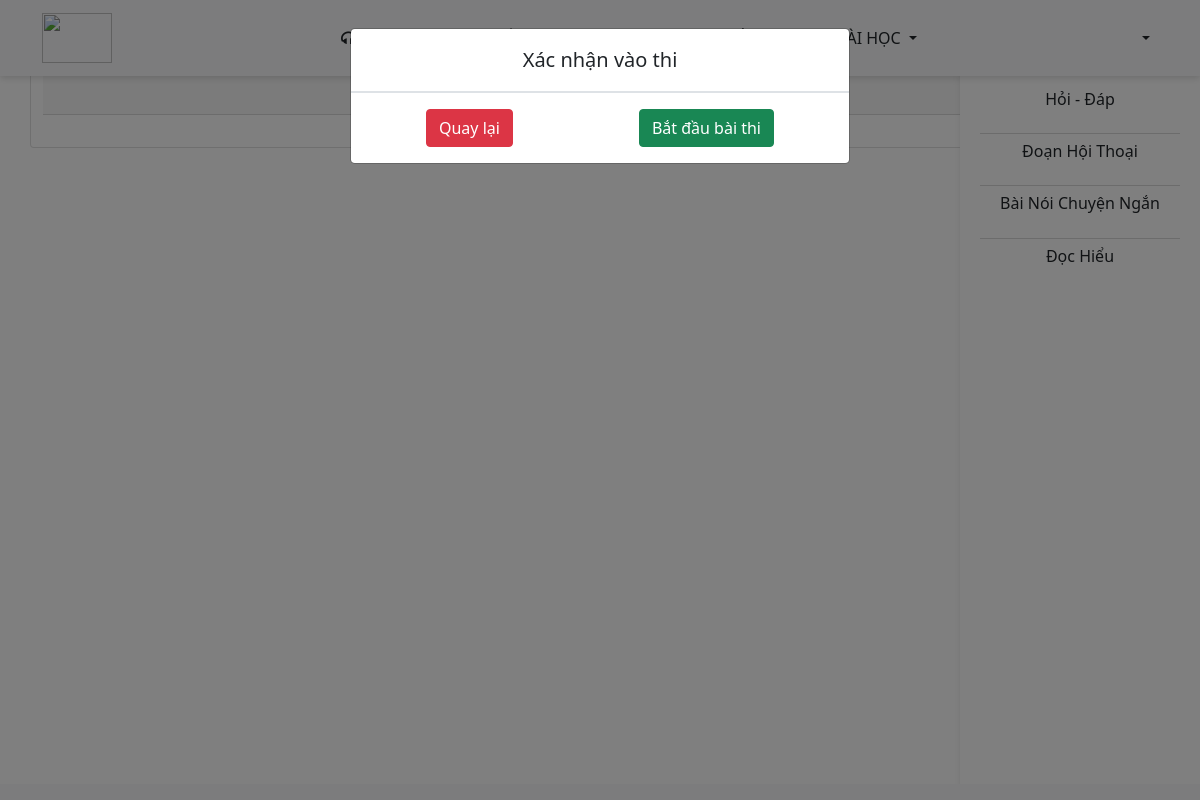
Page /user/exam.php on the committed database.
### tables this page shows
CREATE TABLE `category_question` (
  `id_categoryquestion` int(11) NOT NULL,
  `name_categoryquestion` text NOT NULL,
  `description` text NOT NULL
);

### user/exam.php (the view, shortened to what this page needs)
<!DOCTYPE html>
<html lang="en">
<head>
    <link rel="stylesheet" href="https://cdnjs.cloudflare.com/ajax/libs/font-awesome/4.7.0/css/font-awesome.min.css" />
    <link href="../resources/css/album.css" rel="stylesheet">
    <link rel="stylesheet" href="https://cdn.jsdelivr.net/npm/bootstrap@4.0.0/dist/css/bootstrap.min.css">
    <link href="../resources/css/countdown.css" rel="stylesheet">
</head>
<body data-mdb-spy="scroll" data-mdb-target="#scrollspy" data-mdb-offset="250">
    <?php include('../pages/nav.php');
     ?>
    <?php include('../pages/sidebar.php') ?>
    <div class="container card mb-5" style="margin-top:60px">
        <div class="card-header text-center w-100">
            <h4> BÀI THI</h4>
        </div>
        <div class="card-body d-flex">
            <div class="fixed-bottom bg-light p-2 d-flex justify-content-center">
            </div>
        </div>
    </div>
    <?php include('./mdresult.php') ?>
    <?php include('./mdconfirm.php') ?>
    <?php include('./mdconfirmresult.php') ?>
</body>
</html>

### pages/sidebar.php (shortened to what this page needs)
<head>
    <link href="../resources/css/sidebar.css" rel="stylesheet">
</head>
<div id="sidebarMenu" class="collapse d-lg-block sidebar collapse bg-white mt-3">
    <div class="">
        <div class="btn-toolbar justify-content-center py-3" role="toolbar" aria-label="Toolbar with button groups">
            <?php
            include('../admin/dbconnect.php');
            $sql = $conn->prepare("SELECT * FROM category_question WHERE id_categoryquestion <=7 ORDER BY id_categoryquestion ASC");
            $sql->execute();
            $count = 1;
            while ($result = $sql->fetch(PDO::FETCH_ASSOC)) {
                if ($_SESSION['id_categoryexam'] == 1) {
                    if ($count == 1) {
            ?>
                        <div class="d-flex flex-column">
                            <h6 class="mx-auto"><?php echo $result["name_categoryquestion"] ?> </h6>
                            <div class="btn-group d-flex flex-row justify-content-center mx-auto pb-2" role="group" aria-label="First group" style="flex-wrap: wrap;width:200px">
                                <?php
                                $question = $conn->prepare("SELECT * FROM questtion,detail_exam WHERE detail_exam.id_question = questtion.id_question AND id_categoryquestion = '" . $count . "' AND id_exam = '" . $_GET["id_exam"] . "'");
                                $question->execute();
                                $index = 1;
                                while ($sub_result = $question->fetch(PDO::FETCH_ASSOC)) {
                                ?>
                                    <a href="#<?php echo $sub_result["id_question"] ?> "><button type="button" class="btn btn-outline-primary mr-2 mb-2"><?php echo $index; ?> </button></a>
                                <?php
                                    $index++;
                                }
                                ?>
                            </div>
                        </div>
                    <?php
                    } else if ($count == 2) {
                    ?>
                        <div class="d-flex flex-column">
                            <div class="dropdown-divider"></div>
                            <h6 class="mx-auto"><?php echo $result["name_categoryquestion"] ?> </h6>
                            <div class="btn-group d-flex flex-row justify-content-center mx-auto pb-2" role="group" aria-label="First group" style="flex-wrap: wrap;width:200px">
                                <?php
                                $question = $conn->prepare("SELECT * FROM questtion,detail_exam WHERE detail_exam.id_question = questtion.id_question AND id_categoryquestion = '" . $count . "' AND id_exam = '" . $_GET["id_exam"] . "'");
                                $question->execute();
                                $index = 1;
                                while ($sub_result = $question->fetch(PDO::FETCH_ASSOC)) {
                                ?>
                                    <a href="#<?php echo $sub_result["id_question"] ?> "><button type="button" class="btn btn-outline-primary mr-2 mb-2"><?php echo $index; ?> </button></a>
                                <?php
                                    $index++;
                                }
                                ?>
                            </div>
                        </div>
                    <?php
                    } else if ($count == 3) {
                    ?>
                        <div class="d-flex flex-column">
                            <div class="dropdown-divider"></div>
                            <h6 class="mx-auto"><?php echo $result["name_categoryquestion"] ?> </h6>
                            <div class="btn-group d-flex flex-row justify-content-center mx-auto pb-2" role="group" aria-label="First group" style="flex-wrap: wrap;width:200px">
                                <?php
                                $question = $conn->prepare("SELECT * FROM questtion,detail_exam WHERE detail_exam.id_question = questtion.id_question AND id_categoryquestion = '" . $count . "' AND id_exam = '" . $_GET["id_exam"] . "'");
                                $question->execute();
                                $index = 1;
                                while ($sub_result = $question->fetch(PDO::FETCH_ASSOC)) {
                                ?>
                                    <a href="#<?php echo $sub_result["id_question"] ?> "><button type="button" class="btn btn-outline-primary mr-2 mb-2"><?php echo $index; ?> </button></a>
                                <?php
                                    $index++;
                                }
                                ?>
                            </div>
                        </div>
                    <?php
                    } else if ($count == 4) {
                    ?>
                        <div class="d-flex flex-column">
                            <div class="dropdown-divider"></div>
                            <h6 class="mx-auto"><?php echo $result["name_categoryquestion"] ?> </h6>
                            <div class="btn-group d-flex flex-row justify-content-center mx-auto pb-2" role="group" aria-label="First group" style="flex-wrap: wrap;width:200px">
                                <?php
                                $question = $conn->prepare("SELECT * FROM questtion,detail_exam WHERE detail_exam.id_question = questtion.id_question AND id_categoryquestion = '" . $count . "' AND id_exam = '" . $_GET["id_exam"] . "'");
                                $question->execute();
                                $index = 1;
                                while ($sub_result = $question->fetch(PDO::FETCH_ASSOC)) {
                                ?>
                                    <a href="#<?php echo $sub_result["id_question"] ?> "><button type="button" class="btn btn-outline-primary mr-2 mb-2"><?php echo $index; ?> </button></a>
                                <?php
                                    $index++;
                                }
                                ?>
                            </div>
                        </div>
                    <?php
                    } else if ($count == 5) {
                    ?>
                        <div class="d-flex flex-column">
                            <div class="dropdown-divider"></div>
                            <h6 class="mx-auto"><?php echo $result["name_categoryquestion"] ?> </h6>
                            <div class="btn-group d-flex flex-row justify-content-center mx-auto pb-2" role="group" aria-label="First group" style="flex-wrap: wrap;width:200px">
                                <?php
                                $question = $conn->prepare("SELECT * FROM questtion,detail_exam WHERE detail_exam.id_question = questtion.id_question AND id_categoryquestion = '" . $count . "' AND id_exam = '" . $_GET["id_exam"] . "'");
                                $question->execute();
                                $index = 1;
                                while ($sub_result = $question->fetch(PDO::FETCH_ASSOC)) {
                                ?>
                                    <a href="#<?php echo $sub_result["id_question"] ?> "><button type="button" class="btn btn-outline-primary mr-2 mb-2"><?php echo $index; ?> </button></a>
                                <?php
                                    $index++;
                                }
                                ?>
                            </div>
                        </div>
                    <?php
                    } else if ($count == 6) {
                    ?>
                        <div class="d-flex flex-column">
                            <div class="dropdown-divider"></div>
                            <h6 class="mx-auto"><?php echo $result["name_categoryquestion"] ?> </h6>
                            <div class="btn-group d-flex flex-row justify-content-center mx-auto pb-2" role="group" aria-label="First group" style="flex-wrap: wrap;width:200px">
                                <?php
                                $question = $conn->prepare("SELECT * FROM questtion,detail_exam WHERE detail_exam.id_question = questtion.id_question AND id_categoryquestion = '" . $count . "' AND id_exam = '" . $_GET["id_exam"] . "'");
                                $question->execute();
                                $index = 1;
                                while ($sub_result = $question->fetch(PDO::FETCH_ASSOC)) {
                                ?>
                                    <a href="#<?php echo $sub_result["id_question"] ?> "><button type="button" class="btn btn-outline-primary mr-2 mb-2"><?php echo $index; ?> </button></a>
                                <?php
                                    $index++;
                                }
                                ?>
                            </div>
                        </div>
                    <?php
                    } else {
                    ?>
                        <div class="d-flex flex-column" data-spy="scroll">
                            <div class="dropdown-divider"></div>
                            <h6 class="mx-auto"><?php echo $result["name_categoryquestion"] ?> </h6>
                            <div class="btn-group d-flex flex-row justify-content-center mx-auto pb-5" role="group" aria-label="First group" style="flex-wrap: wrap;width:200px;">
                                <?php
                                $question = $conn->prepare("SELECT * FROM questtion,detail_exam WHERE detail_exam.id_question = questtion.id_question AND id_categoryquestion = '" . $count . "' AND id_exam = '" . $_GET["id_exam"] . "'");
                                $question->execute();
                                $index = 1;
                                while ($sub_result = $question->fetch(PDO::FETCH_ASSOC)) {
                                ?>
                                    <a href="#<?php echo $sub_result["id_question"] ?> "><button type="button" class="btn btn-outline-primary mr-2 mb-2"><?php echo $index; ?> </button></a>
                                <?php
                                    $index++;
                                }
                                ?>
                            </div>
                        </div>
                    <?php
                    }
                } else {
                    if ($result["id_categoryquestion"] == 7) {
                    ?>
                        <div class="d-flex flex-column">
                            <div class="dropdown-divider"></div>
                            <h6 class="mx-auto"><?php echo $result["description"] ?> </h6>
                            <div class="btn-group d-flex flex-row justify-content-center mx-auto pb-2" role="group" aria-label="First group" style="flex-wrap: wrap;width:200px">
                            </div>
                        </div>
                    <?php
                    } else if ($result["id_categoryquestion"] == 3) {
                    ?>
                        <div class="d-flex flex-column">
                            <div class="dropdown-divider"></div>
                            <h6 class="mx-auto"><?php echo $result["description"] ?> </h6>
                            <div class="btn-group d-flex flex-row justify-content-center mx-auto pb-2" role="group" aria-label="First group" style="flex-wrap: wrap;width:200px">
                            </div>
                        </div>
                    <?php
                    } else if ($result["id_categoryquestion"] == 2) {
                    ?>
                        <div class="d-flex flex-column">
                            <h6 class="mx-auto"><?php echo $result["description"] ?> </h6>
                            <div class="btn-group d-flex flex-row justify-content-center mx-auto pb-2" role="group" aria-label="First group" style="flex-wrap: wrap;width:200px">
                            </div>
                        </div>
                    <?php
                    } else if ($result["id_categoryquestion"] == 4) {
                    ?>
                        <div class="d-flex flex-column">
                            <div class="dropdown-divider"></div>
                            <h6 class="mx-auto"><?php echo $result["description"] ?> </h6>
                            <div class="btn-group d-flex flex-row justify-content-center mx-auto pb-2" role="group" aria-label="First group" style="flex-wrap: wrap;width:200px">
                            </div>
                        </div>
            <?php
                    }
                }
                $count++;
            }
            ?>
        </div>
    </div>
</div>

### resources/css/album.css (style rules this page uses)
:root { --jumbotron-padding-y: 3rem; }

### resources/css/countdown.css (style rules this page uses)
body { margin: 0; color: #444; background: #ecf0f1; font: 300 18px/18px Roboto, sans-serif; }

### resources/css/sidebar.css (style rules this page uses)
.sidebar { position: fixed; top: 0; bottom: 0; right: 0; padding: 58px 0 0; box-shadow: 0 2px 5px 0 rgb(0 0 0 / 5%), 0 2px 10px 0 rgb(0 0 0 / 5%); width: 240px; z-index: 600; overflow-y: scroll; }

### rows in the picture
category_question: description "Hỏi - Đáp"
category_question: description "Đoạn Hội Thoại"
category_question: description "Bài Nói Chuyện Ngắn"
category_question: description "Đọc Hiểu"
